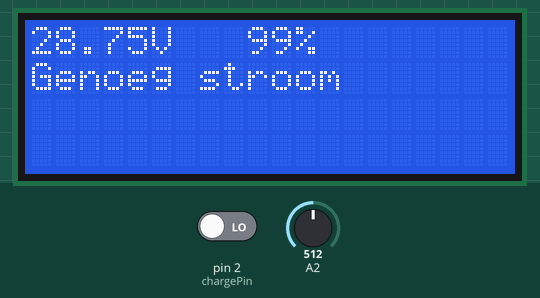
The sketch below on a simulated Arduino Uno, built with avr-gcc and run on an emulated ATmega328P. On the bench: 20×4 character LCD. The inputs (shaded band) are chosen by the test bench; at power-on: A2 = 512, pin 2 (chargePin) LOW.

Above: at 1.2 s.
1.3 s: A2 set to 68
At 2.8 s:
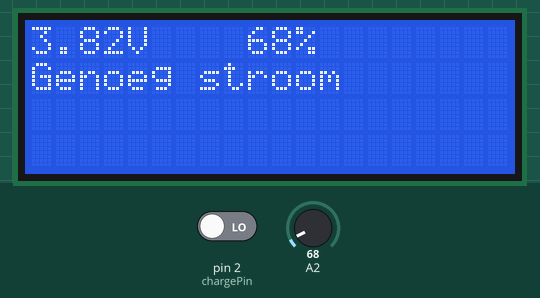
3.1 s: A2 set to 59
At 4.5 s:
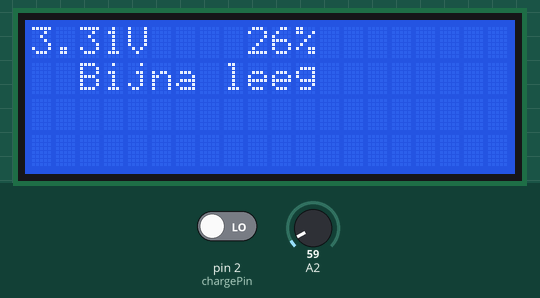
5.1 s: pin 2 (chargePin) driven HIGH
At 5.6 s:
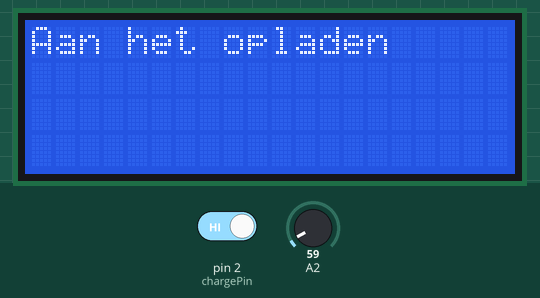
6.6 s: pin 2 (chargePin) driven LOW
At 7.9 s:
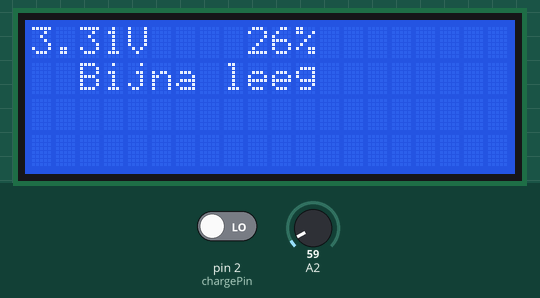
8.2 s: A2 set to 40
At 9.5 s:
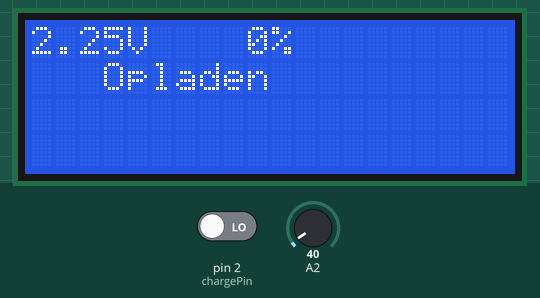
Timing chart, 0 to 11.1 s (numbered marks = the images above; inputs shaded):
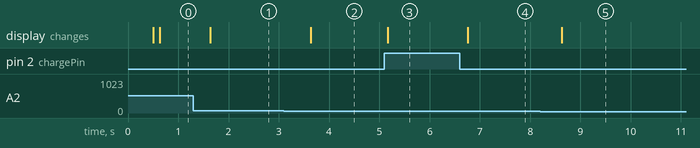

The sketch:

batterij_meterV3.ino
```cpp
#include <LiquidCrystal_I2C.h>

LiquidCrystal_I2C lcd(0x27, 20, 4);    // set the LCD address to 0x27 for a 16x2

#define NUM_SAMPLES 10    // Number of analog samples to take per reading
#define MIN_VOLTAGE 3.00   // Set the minimum work voltage of the battery
#define MAX_VOLTAGE 4.20   // Set the maximum work voltage of the battery

int sum = 0;    // Sum of samples taken
unsigned char sampleCount = 0;    // Sample number
float voltage = 0.0;    // Voltage

int percentageCalculation = 0;    // Percentage calculation formula
int percentage = 0;    // Percentage based on the voltage

String batteryMessage = "Geen batterij";

int chargePin = 2;

void setup() {
  Serial.begin(9600);    // Begin the serial monitor
  pinMode(chargePin, INPUT);
  lcd.init();    // Initialize the lcd
}

void loop() {

    if (digitalRead(chargePin) == HIGH) {
      lcd.backlight();
      lcd.setCursor(0, 0);
      lcd.print("Aan het opladen ");
      lcd.setCursor(0, 1);
      lcd.print("                ");
      //Serial.println("HIGH");
    } else {
      //Serial.println("LOW");
      refreshDisplay();    // Print the values on the lcd
      sampleCount = 0;
      sum = 0;
    }
}

float volt() {
  // Take a number of the analog samples and add them up
  while (sampleCount < NUM_SAMPLES) {
    sum += analogRead(A2);
    sampleCount++;
    delay(10);
  }
  voltage = ((float)sum / (float)NUM_SAMPLES * 5.0) / 1024.0;
  //float result = voltage / (100000/1100000); // (R2 / (R1 + R2))
  float result = voltage * 11.5;
  return result;
}

int percentageBattery(float voltage) {
  percentageCalculation = ((voltage - MIN_VOLTAGE) / (MAX_VOLTAGE - MIN_VOLTAGE)) * 100.00;    // Calculate the percentage

  // Return the correct value for the percentage
  if (voltage >= MAX_VOLTAGE) {
    percentage = 99;
  } else if (voltage < MIN_VOLTAGE) {
    percentage = 0;
  } else {
    percentage = percentageCalculation;
  }
  return percentage;
}

String bericht(int percentage) {
  // Check the percentage and give the correct message
  if (percentage >= 50) {
    batteryMessage = "Genoeg stroom";
  } else if (percentage >= 20) {
    batteryMessage = "  Bijna leeg ";
  } else {
    batteryMessage = "   Opladen   ";
  }
  return batteryMessage;
}

// Print function for the values
void lcdDisplay() {
  lcd.backlight();
  lcd.setCursor(0, 0);
  lcd.print(volt());
  lcd.print("V");
  lcd.print("    ");
  lcd.setCursor(9, 0);
  lcd.print(percentageBattery(volt()));
  lcd.print("%    ");
  lcd.setCursor(0, 1);
  lcd.print(bericht(percentageBattery(volt())));
}

void lcdClear() {
  lcd.backlight();
  lcd.setCursor(0, 0);
  lcd.print("                ");
  lcd.setCursor(0, 1);
  lcd.print("                ");
}

void refreshDisplay() {
  unsigned long currentTime = millis();
  static unsigned long previousTime = 0;
  const unsigned long interval = 500; //    Every 1 minute
  if (currentTime - previousTime >= interval) {
    previousTime += interval;
    lcdDisplay();
  }
}
```

Measured:
- the behaviour switches between 65 and 64 on A2 (found by bisection; images 1 and 2)
- after the input at 1.3 s, the display: changes after 0.33 s (image 1)
- after the input at 3.1 s, the display: changes after 0.53 s (image 2)
- after the input at 5.1 s, the display: changes after 0.06 s (image 3)
- after the input at 6.6 s, the display: changes after 0.16 s (image 4)
- after the input at 8.2 s, the display: changes after 0.43 s (image 5)
